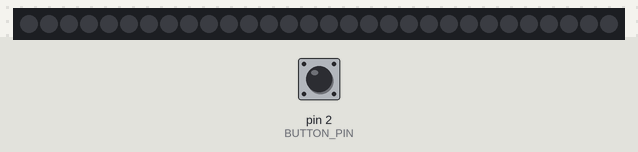
A sketch run on a simulated Arduino Uno, built with avr-gcc and run on an emulated ATmega328P. On the bench: 30 RGB LEDs in strip order, left to right. Inputs (shaded band) come from the test bench; at power-on: pin 2 (BUTTON_PIN) LOW.

Above: at 1.2 s.
1.3 s: pin 2 (BUTTON_PIN) pulled HIGH for 0.15 s
At 2.7 s:
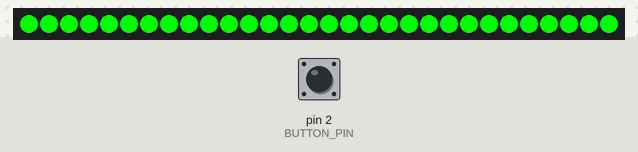
Timing chart, 0 to 4.3 s (numbered marks = the images above; inputs shaded):
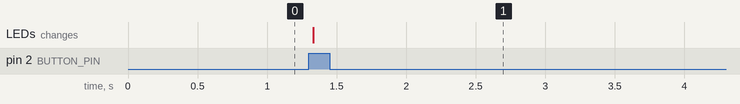

The sketch:

shulk.ino
```cpp
#include <Adafruit_NeoPixel.h>

/*
 * Macros
 */
#define NEOPIXEL_PIN (6)
#define BUTTON_PIN (2)
#define NUMBER_OF_LEDS (30)
#define COUNTS_PER_FRAME (1040)

#define FRAME_TIME_MS (16)
#define FRAMES_PER_SECOND (60)
#define FRAMES_TO_SELECT_ART (FRAMES_PER_SECOND * 1)//(30)
#define FRAMES_TO_BLINK_ART (FRAMES_PER_SECOND * 12) // 12s
#define FRAMES_TO_END_ART (FRAMES_PER_SECOND * 4)

#define BLACK (0x000000)
#define GREEN (0x00FF00)
#define BLUE (0x0000FF)
#define YELLOW (0xFFFF00)
#define PURPLE (0x551A8B)
#define RED (0xFF0000)
#define WHITE (0xFFFFFF)

/*
 * typedefs
 */
typedef enum {
  NORMAL,
  JUMP,
  SPEED,
  SHIELD,
  BUSTER,
  SMASH,
  MONADO_MAX
} Monado;

typedef struct {
  bool inactive;
  bool active;
  bool cooldown;
  uint32_t colour;
} MonadoState;

typedef enum {
  NO_ART,
  ART_PENDING,
  ART_SET,
  ART_ENDING,
  STATE_MAX
} StateMachineState;

typedef void (*StateMachineRoutine)(void);

/*
 * function prototypes
 */
void chooseColour(uint32_t colour);
void changeArt(void);
void changeState(void);
void NO_ART_routine(void);
void ART_PENDING_routine(void);
void ART_SET_routine(void);
void ART_ENDING_routine(void);

/*
 * Global (module wide) variables
 */
Adafruit_NeoPixel strip = Adafruit_NeoPixel(NUMBER_OF_LEDS, NEOPIXEL_PIN, NEO_GRB + NEO_KHZ800);
Monado monado = NORMAL;
uint32_t frameCount = 0;
uint32_t StoredFrame = 0;
MonadoState monadoState[MONADO_MAX] = {
// inactive, active, cooldown, colour
  {false,    true,   false,    BLACK},  // NORMAL
  {true,     false,  false,    GREEN},  // JUMP
  {true,     false,  false,    BLUE},   // SPEED
  {true,     false,  false,    YELLOW}, // SHIELD
  {true,     false,  false,    PURPLE}, // BUSTER
  {true,     false,  false,    RED}     // SMASH
};
StateMachineState stateMachineState = NO_ART;
StateMachineRoutine stateMachineRoutine[STATE_MAX] = {
  NO_ART_routine,
  ART_PENDING_routine,
  ART_SET_routine,
  ART_ENDING_routine
};
bool buttonPressed = false;
bool buttonStateChangedToPressed = false;
bool artEndingState = false;

/*
 * local functions
 */
void setup() {
  pinMode(BUTTON_PIN, INPUT);
}

void loop(void) {
  bool oldButtonPressed = buttonPressed;

  if (digitalRead(BUTTON_PIN) == HIGH) {
    buttonPressed = true;
  }
  else {
    buttonPressed = false;
  }
  if (buttonPressed != oldButtonPressed && buttonPressed) {
    buttonStateChangedToPressed = true;
  }

  if (stateMachineState < STATE_MAX) {
    stateMachineRoutine[stateMachineState]();
  }
  frameCount++; // handle overflow
  delay(FRAME_TIME_MS); // This is only valid if the code runs in << 16ms
}

void chooseColour(uint32_t colour) {
  strip.begin();
  for (uint8_t i = 0; i < strip.numPixels(); i++) {
    strip.setPixelColor(i, colour);
  }
  strip.show();
}

void changeArt(void) {
  uint8_t i;
  for (i = 0; i < MONADO_MAX; i++) {
    if (monadoState[i].active) {
      break;
    }
  }
  monadoState[i].active = false;
  i++;
  if (i == MONADO_MAX) {
    i = NORMAL;
  }
  monadoState[i].active = true;
  chooseColour(monadoState[i].colour);
}

void changeState(StateMachineState newState) {
  uint8_t i;
  stateMachineState = newState;
  switch (stateMachineState) { // dislike this switch knowning what states we've defined
  case NO_ART:
    for (i = 0; i < MONADO_MAX; i++) {
      if (monadoState[i].active) {
        break;
      }
    }
    monadoState[i].active = false;
    monadoState[NORMAL].active = true;
    chooseColour(monadoState[NORMAL].colour);
    break;
  case ART_PENDING:
    break;
  case ART_SET:
    StoredFrame = frameCount;
    break;
  case ART_ENDING:
    StoredFrame = frameCount;
    break;
  }
}

void NO_ART_routine(void) {
  if (buttonPressed) {
    changeState(ART_PENDING);
  }
}

void ART_PENDING_routine(void) {
  // entry to this state may have the issue that the button was pressed while in NO_ART, and has unpressed since last frame
  if (buttonStateChangedToPressed) {
    changeArt();
    StoredFrame = frameCount;
    buttonStateChangedToPressed = false;
  }
  if (frameCount - StoredFrame > FRAMES_TO_SELECT_ART) {
    changeState(ART_SET);
  }
}

void ART_SET_routine(void) {
  if (frameCount - StoredFrame > FRAMES_TO_BLINK_ART) {
    changeState(ART_ENDING);
  }
}

void ART_ENDING_routine(void) {
  uint8_t i;
  if (artEndingState) {
    chooseColour(BLACK);
    if (frameCount % 4 == 0) {
      artEndingState = false;
    }
  }
  else {
    for (i = 0; i < MONADO_MAX; i++) {
      if (monadoState[i].active) {
        break;
      }
    }
    chooseColour(monadoState[i].colour);
    if (frameCount % 4 == 0) {
      artEndingState = true;
    }
  }
  if (frameCount - StoredFrame > FRAMES_TO_END_ART) {
    changeState(NO_ART);
  }
}
```

Measured:
- after the input at 1.3 s, the LEDs: change at once (image 1)
